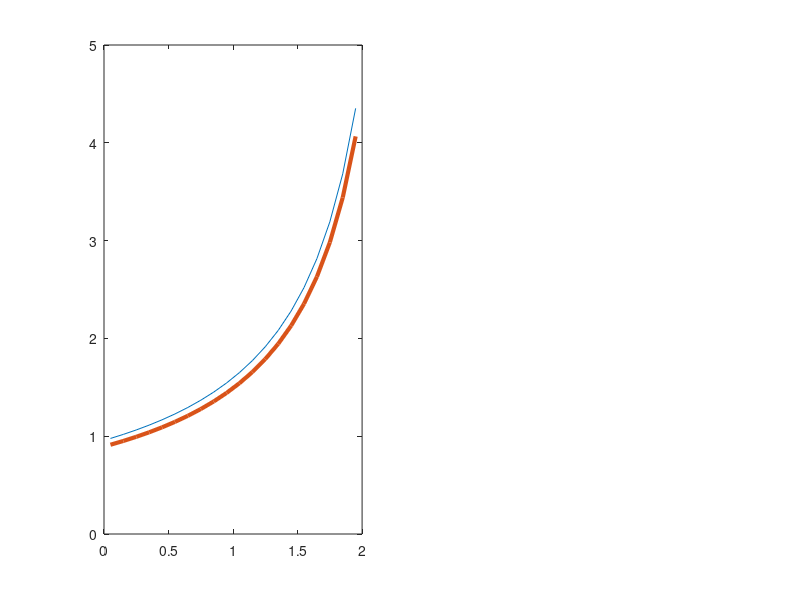

Here is the MATLAB script that generated this plot: (Note: this script raises an error after producing the figure.)
close all
clear 
clc

%% Data

L=2;       %[m]
rho=1;     %[kg/m^3]
A_in=0.5;  %[m^2]
A_out=0.1; %[m^2]
p_0=10;    %[Pa]
p_out=0;   %[Pa]  NB: pressure is relative

%% Grid
N=21;  % 100 is a perfect value
n=N-1;
x_p=linspace(0,L,N);
x_u=linspace(x_p(2)/2,L-x_p(2)/2,n);
x_p=x_p';
x_u=x_u';


A_p=zeros(N,1);
A_u=zeros(n,1);
A=@(x) A_in + ((A_out- A_in)/L * x);
A_p=A(x_p);
A_u=A(x_u);

%% Initialize velocity and pressure
u_old=zeros(n,1);
p=zeros(N,1);

m=1;   %[kg/s]   initial guess for mass flow rate
u_old=m./(rho*A_u);
p=p_0-(p_0-p_out).*x_p/L;

%% solve the problem
alpha_p=0.1;   % under-relaxation coefficient-> to be tuned. 0.02 is a perfect value
alpha_u=0.1;   % under-relaxation coefficient-> to be tuned. 0.02 is a perfect value
it=0;
toll_u=1e-6;
toll_p=1e-6;
it_max=1000;
r_u=10;
r_p=10;
r_p_vect = [];
r_u_vect = [];

while ((r_u>toll_u && r_p>toll_p) && (it<it_max))  % controllare sta condizione 

    % Solve system Mu*u=b
    M_u=zeros(n);
    b_u=zeros(n,1);

   
    for i=2:n-1
        M_u(i,i)=rho*(u_old(i)+u_old(i+1))/2*A_p(i+1);
        M_u(i,i-1)=-rho*(u_old(i-1)+u_old(i))/2*A_p(i);
        b_u(i)=(p(i)-p(i+1))*A_u(i);
    end

    %CV1
    F_a=rho*u_old(1)*A_u(1);
    F_b=rho*(u_old(1)+u_old(2))/2*A_p(2);
    M_u(1,1)=F_b+F_a/2*(A_u(1)/A_p(1))^2;
    b_u(1)=(p_0-p(2))*A_u(1)+F_a*A_u(1)/A_p(1)*u_old(1);

    %CVn
    M_u(n,n)=rho*u_old(n)*A_u(n);
    M_u(n,n-1)=-rho*(u_old(n-1)+u_old(n))/2*A_p(N-1);
    b_u(n)=(p(N-1)-p(N))*A_u(n);

    u=M_u\b_u;


    % Solve system Mp*p'=b
    M_p=zeros(N);
    b_p=zeros(N,1);
    d_u=zeros(n,1);

    for i=1:n   %need a bit of explanation
        d_u(i)=A_u(i)/M_u(i,i);
    end

    for i=2:N-1
        a_W=rho*d_u(i-1)*A_u(i-1);
        a_E=rho*d_u(i)*A_u(i);
        M_p(i,i)=a_W+a_E;
        M_p(i,i-1)=-a_W;
        M_p(i,i+1)=-a_E;
        b_p(i)=rho*(A_u(i-1)*u(i-1)-A_u(i)*u(i));
    end

    %CV1
    M_p(1,1)=1;
    b_p(1)=0;

    %CVN
    M_p(N,N)=1;
    b_p(N)=0;

    p_first=M_p\b_p;

    % correct pressure and velocity
    u_calc=zeros(n,1);
    p_calc=zeros(N,1);
    for i=1:n
        u_calc(i)=u(i)+d_u(i)*(p_first(i)-p_first(i+1));
        if i>1
            p_calc(i)=p(i)+p_first(i);
        else
            p_calc(1)=p_0-rho/2*(u_calc(1)*A_u(1)/A_p(1))^2;
        end
    end

    %calculate relative residuals

    r_u=norm(M_u*u_calc-b_u)/norm(diag(M_u).*u_calc);
    r_p=norm(b_p);
    
    r_u_vect = [r_u_vect; r_u];
    r_p_vect = [r_p_vect; r_p];
    %update the values
    u_new=alpha_u*u_calc+(1-alpha_u)*u_old;
    p_new=alpha_p*p_calc+(1-alpha_p)*p;

    u_old=u_new;
    p=p_new;

    it=it+1;

end


% %% plot
% 
% figure
% plot(x_p,p_new,'Linewidth',2)
% title('pressure')
% 
% figure
% plot(x_u,u_new,'Linewidth',2)
% title('velocity')

%% Print relevant values

mean_m = mean(rho*u_new.*A_u);
m_in = rho*u_new(1)*A_in;
m_out = rho*u_new(end)*A_out;
check = (m_in - m_out)/mean_m;
fprintf("The final global mass balance is %.2f\n", check);
fprintf("Number of nodes: %d\n", N);
fprintf("Under-relaxation coefficients: \\alpha u = %.2f, \\alpha p = %.2f\n ", alpha_u, alpha_p)


%% Exact solution and plot

u_exact= A_out./A_u*sqrt(2*p_0/rho);
p_exact= p_0.*(1-(A_out./A_p).^2);

figure
subplot(1,2,1)
plot(x_u,u_new,x_u,u_exact,'Linewidth',3)
title('Velocity', "Interpreter","latex", FontSize=20)
legend('Numerical solution','Exact solution', fontsize=20)
xlabel('x [m]', "Interpreter","latex", FontSize=20)
ylabel('v [m/s]', "Interpreter","latex", FontSize=20)
grid on

subplot(1,2,2)
plot(x_p,p_new,x_p,p_exact,'Linewidth',3)
title('Pressure', "Interpreter","latex", Fontsize=20)
legend('Numerical solution','Exact solution', fontsize=20)
xlabel('x [m]', "Interpreter","latex", FontSize=20)
ylabel('P [Pa]', "Interpreter","latex", fontsize=20)
grid on


%% Plot residuals

figure;

subplot(1,2,1)

plot(r_u_vect, "Linewidth", 3);
title("Residual of momentum equation", "interpreter", "latex", fontsize=20)
grid on
xlabel("Iteration", "Interpreter","latex", fontsize=20);
ylabel("Residual \(r_u\)", "Interpreter","latex", FontSize=20);


subplot(1,2,2)
plot(r_p_vect, "LineWidth",3);
title("RHS of pressure correction equation", "interpreter", "latex", FontSize=20);
grid on
xlabel("Iteration", "Interpreter","latex", FontSize=20);
ylabel("RHS \(r_p\)", "Interpreter","latex", FontSize=20);


%% Relative errors for final u, p and and flow rate

% relative error for final u
err_u = abs(u_new(end) - u_exact(end));
err_u = err_u / u_exact(end);

% relative error for final p (too small numbers, it should be zero)
err_p = abs(p_new(end) - p_exact(end));
err_p = err_p / abs(p_exact(end));

% relative error for final flow rate
m_exact = A_out * sqrt(2 * rho * p_0);
err_m = abs(m_out - m_exact);
err_m = err_m / m_exact;
